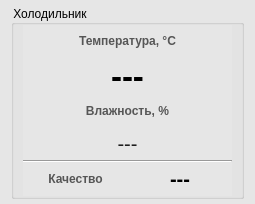
<?xml version="1.0" encoding="UTF-8"?>
<ui version="4.0">
 <class>refrigerator</class>
 <widget class="QWidget" name="refrigerator">
  <property name="geometry">
   <rect>
    <x>0</x>
    <y>0</y>
    <width>255</width>
    <height>204</height>
   </rect>
  </property>
  <property name="windowTitle">
   <string>Form</string>
  </property>
  <property name="styleSheet">
   <string notr="true">background-color: rgb(230, 230, 230);</string>
  </property>
  <layout class="QGridLayout" name="gridLayout">
   <property name="topMargin">
    <number>5</number>
   </property>
   <property name="bottomMargin">
    <number>5</number>
   </property>
   <property name="verticalSpacing">
    <number>0</number>
   </property>
   <item row="0" column="0">
    <widget class="QGroupBox" name="groupBox">
     <property name="font">
      <font>
       <pointsize>9</pointsize>
       <bold>false</bold>
      </font>
     </property>
     <property name="title">
      <string>Холодильник</string>
     </property>
     <layout class="QGridLayout" name="gridLayout_2">
      <property name="topMargin">
       <number>0</number>
      </property>
      <property name="bottomMargin">
       <number>0</number>
      </property>
      <property name="verticalSpacing">
       <number>0</number>
      </property>
      <item row="0" column="0">
       <widget class="QLabel" name="label_3">
        <property name="font">
         <font>
          <pointsize>9</pointsize>
          <bold>true</bold>
         </font>
        </property>
        <property name="styleSheet">
         <string notr="true">color: rgb(86, 86, 86);</string>
        </property>
        <property name="text">
         <string>&lt;html&gt;&lt;head/&gt;&lt;body&gt;&lt;p align=&quot;center&quot;&gt;&lt;span style=&quot; font-weight:700;&quot;&gt;Температура, °C&lt;/span&gt;&lt;/p&gt;&lt;/body&gt;&lt;/html&gt;</string>
        </property>
       </widget>
      </item>
      <item row="1" column="0">
       <widget class="QLabel" name="Temperature">
        <property name="font">
         <font>
          <pointsize>25</pointsize>
          <italic>false</italic>
          <bold>true</bold>
         </font>
        </property>
        <property name="text">
         <string>---</string>
        </property>
        <property name="alignment">
         <set>Qt::AlignCenter</set>
        </property>
        <property name="margin">
         <number>1</number>
        </property>
       </widget>
      </item>
      <item row="3" column="0">
       <widget class="QLabel" name="Hum">
        <property name="sizePolicy">
         <sizepolicy hsizetype="Preferred" vsizetype="Preferred">
          <horstretch>0</horstretch>
          <verstretch>0</verstretch>
         </sizepolicy>
        </property>
        <property name="font">
         <font>
          <pointsize>15</pointsize>
          <italic>false</italic>
          <bold>false</bold>
         </font>
        </property>
        <property name="styleSheet">
         <string notr="true">color: rgb(30, 30, 30);</string>
        </property>
        <property name="text">
         <string>---</string>
        </property>
        <property name="alignment">
         <set>Qt::AlignCenter</set>
        </property>
        <property name="margin">
         <number>1</number>
        </property>
       </widget>
      </item>
      <item row="2" column="0">
       <widget class="QLabel" name="label_4">
        <property name="sizePolicy">
         <sizepolicy hsizetype="Preferred" vsizetype="Preferred">
          <horstretch>0</horstretch>
          <verstretch>0</verstretch>
         </sizepolicy>
        </property>
        <property name="font">
         <font>
          <pointsize>9</pointsize>
          <bold>true</bold>
         </font>
        </property>
        <property name="styleSheet">
         <string notr="true">color: rgb(86, 86, 86);</string>
        </property>
        <property name="text">
         <string>&lt;html&gt;&lt;head/&gt;&lt;body&gt;&lt;p align=&quot;center&quot;&gt;Влажность, %&lt;/p&gt;&lt;/body&gt;&lt;/html&gt;</string>
        </property>
       </widget>
      </item>
      <item row="6" column="0">
       <layout class="QHBoxLayout" name="horizontalLayout">
        <item>
         <widget class="QLabel" name="label_air">
          <property name="enabled">
           <bool>true</bool>
          </property>
          <property name="sizePolicy">
           <sizepolicy hsizetype="Preferred" vsizetype="Preferred">
            <horstretch>0</horstretch>
            <verstretch>0</verstretch>
           </sizepolicy>
          </property>
          <property name="font">
           <font>
            <pointsize>9</pointsize>
            <bold>true</bold>
           </font>
          </property>
          <property name="styleSheet">
           <string notr="true">color: rgb(86, 86, 86);</string>
          </property>
          <property name="text">
           <string>&lt;html&gt;&lt;head/&gt;&lt;body&gt;&lt;p align=&quot;center&quot;&gt;Качество&lt;/p&gt;&lt;/body&gt;&lt;/html&gt;</string>
          </property>
         </widget>
        </item>
        <item>
         <widget class="QLabel" name="Air">
          <property name="enabled">
           <bool>true</bool>
          </property>
          <property name="sizePolicy">
           <sizepolicy hsizetype="Preferred" vsizetype="Preferred">
            <horstretch>0</horstretch>
            <verstretch>0</verstretch>
           </sizepolicy>
          </property>
          <property name="font">
           <font>
            <pointsize>15</pointsize>
            <italic>false</italic>
            <bold>true</bold>
           </font>
          </property>
          <property name="text">
           <string>&lt;html&gt;&lt;head/&gt;&lt;body&gt;&lt;p align=&quot;center&quot;&gt;---&lt;/p&gt;&lt;/body&gt;&lt;/html&gt;</string>
          </property>
          <property name="alignment">
           <set>Qt::AlignCenter</set>
          </property>
          <property name="margin">
           <number>1</number>
          </property>
         </widget>
        </item>
       </layout>
      </item>
      <item row="5" column="0">
       <widget class="Line" name="line_air">
        <property name="orientation">
         <enum>Qt::Horizontal</enum>
        </property>
       </widget>
      </item>
     </layout>
    </widget>
   </item>
  </layout>
 </widget>
 <resources/>
 <connections/>
</ui>
